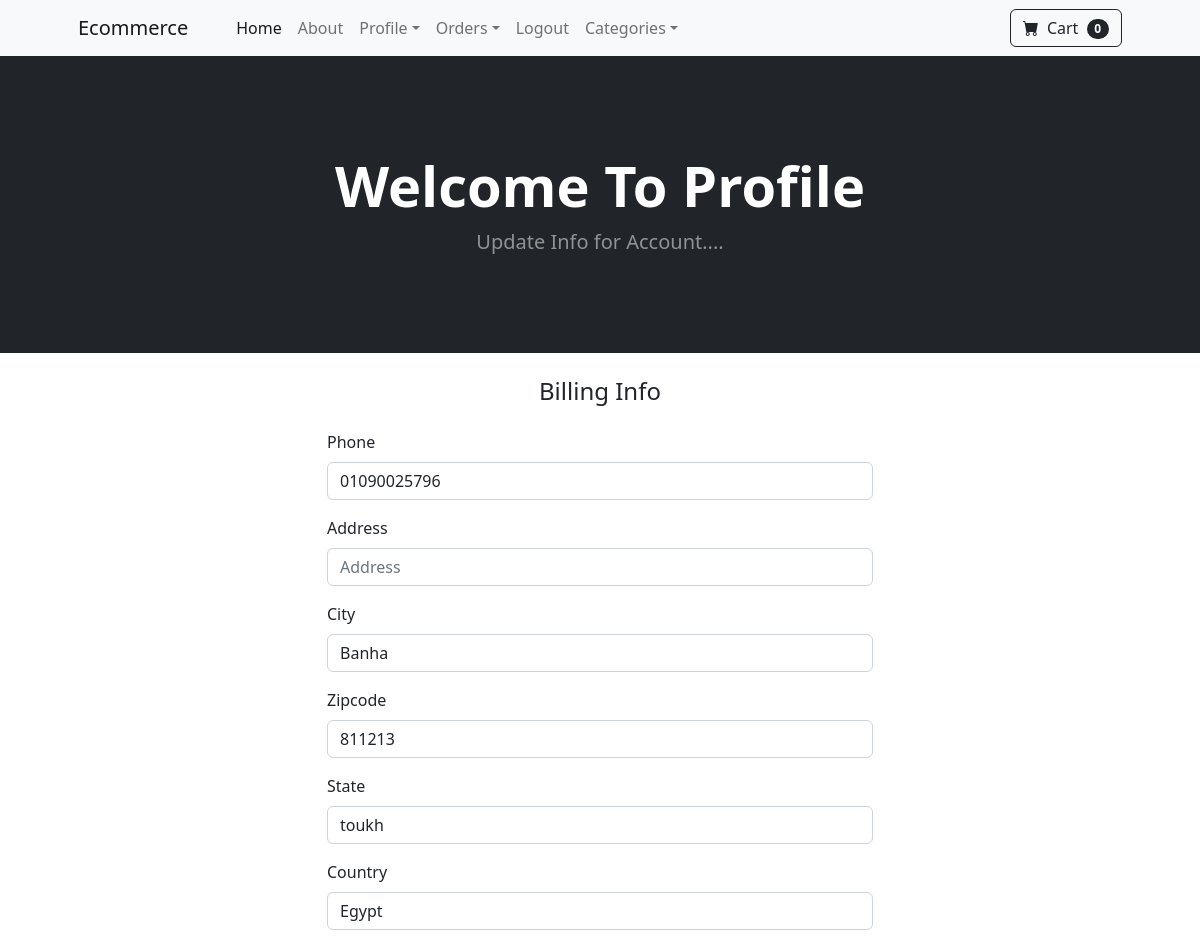
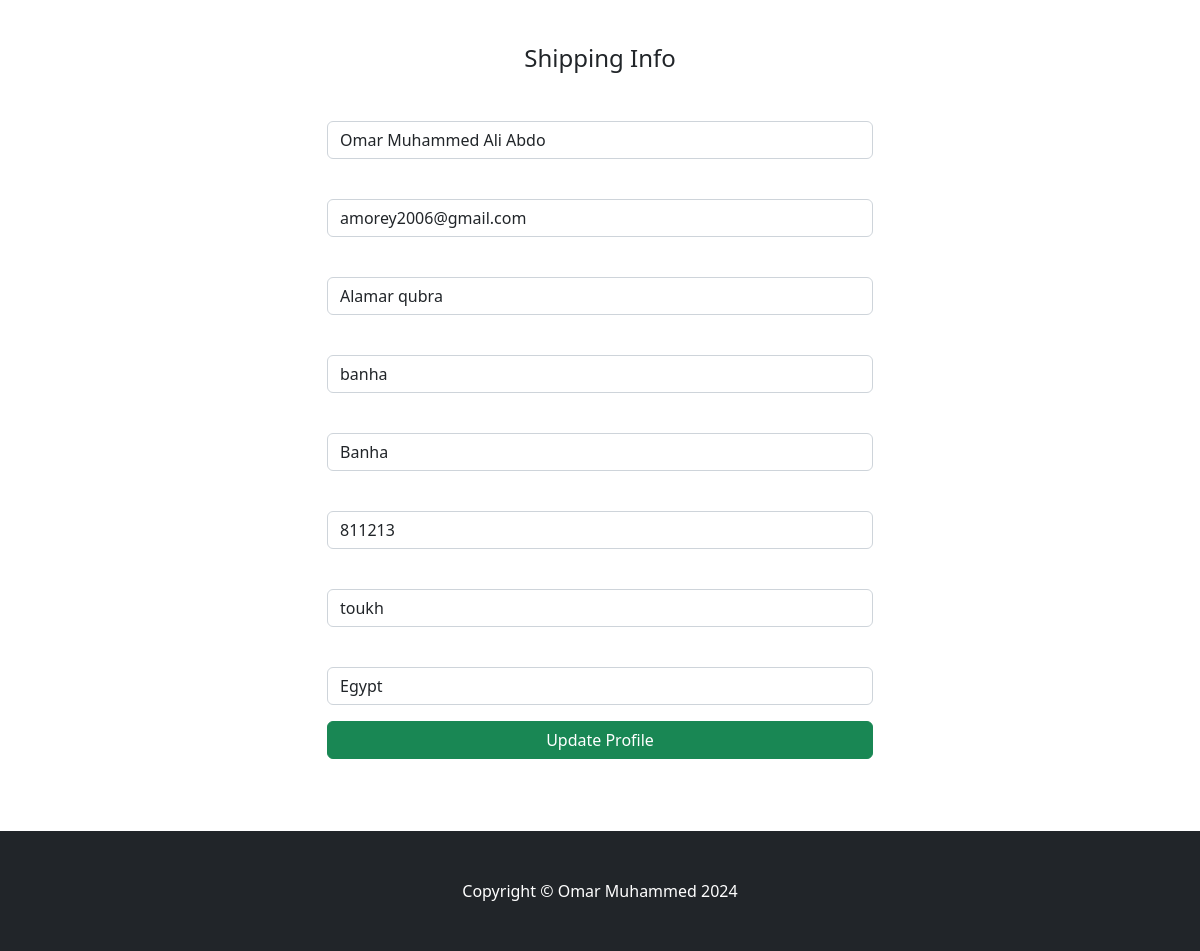
The page /update_info/ (signed in) on the database its author committed (2 pictures, top to bottom).
### store/models.py (models this page shows, shortened)
class CustomerProfile(models.Model):
    user = models.OneToOneField(User, max_length=50, on_delete= models.CASCADE)
    date_modefied = models.DateTimeField(User, auto_now=True)
    phone = models.CharField(max_length=20, blank=True)
    address = models.CharField(max_length=200, blank=True)
    city = models.CharField(max_length=50, blank=True)
    zipcode = models.CharField(max_length=20, blank=True)
    state = models.CharField(max_length=50, blank=True)
    country = models.CharField(max_length=50, blank=True)
    old_cart = models.CharField(max_length=50, blank=True, null=True)

### payment/models.py (models this page shows, shortened)
class ShippingAdderss(models.Model):
    user = models.ForeignKey(User, on_delete=models.CASCADE)
    full_name = models.CharField(max_length=100)
    email = models.EmailField(max_length=254)
    address1 = models.CharField(max_length=250)
    address2 = models.CharField(max_length=250, blank=True)
    city = models.CharField(max_length=50, blank=True)
    zipcode = models.CharField(max_length=20, blank=True)
    state = models.CharField(max_length=50, blank=True)
    country = models.CharField(max_length=50)
    class Meta:
      verbose_name_plural = 'Shipping Adderss'

### store/views.py (the view)
# urls.py: path('update_info/',views.update_info,name='update_info'),
@login_required
def update_info(request) :
    user = CustomerProfile.objects.get(user__id = request.user.id)
    shipping_user =ShippingAdderss.objects.get(user__id=request.user.id)
    if request.method == 'POST':
        form = UserInfoForm(request.POST,instance=user)
        shipping_form = ShippingInfoForm(request.POST,instance=shipping_user)
        if form.is_valid() or shipping_form.is_valid() :
            form.save()
            shipping_form.save()
            messages.success(request,'You have been Updated Profile Info Succussfully !')
            return redirect('home')
    else:
        shipping_form = ShippingInfoForm(instance=shipping_user)
        form = UserInfoForm(instance=user)
    return render(request,'update_info.html',{'form':form,
                                               'shipping_form':shipping_form
                                              })

### store/forms.py
class UserInfoForm(forms.ModelForm):
    class Meta :
        model = CustomerProfile
        fields = '__all__'
        exclude = ['user', 'date_modefied','old_cart']

### cart/cart.py (called while the page is built)
    def __len__(self):
        return len(self.cart)

### cart/context_processors.py (called while the page is built)
def cart(request):
    return {'cart':Cart(request)}

### store/templates/update_info.html (shortened to what this page needs)
{% extends "base.html" %}
{% load static %}
{% block content %}
{% load django_bootstrap5 %}
<header class="bg-dark py-5">
  <div class="container px-4 px-lg-5 my-5">
    <div class="text-center text-white">
      <h1 class="display-4 fw-bolder">Welcome To Profile</h1>
      <p class="lead fw-normal text-white-50 mb-0">
        Update Info for  Account....
      </p>
    </div>
  </div>
</header>
<div class="container full-height d-flex flex-column justify-content-center">
  <div class="row justify-content-center">
    <div class="col-md-6">
      <br />
      <form method="POST" action="{% url 'update_info' %}">
        <h4 class="text-center mb-4"> Billing Info</h4>
        {% bootstrap_form form %}
        <br /><br />
        <h4 class="text-center mb-4"> Shipping Info</h4>
        {% bootstrap_form shipping_form %}
        <button type="submit" class="btn btn-success w-100 ">Update Profile</button>
        <br /><br /><br /><br />
      </form>
    </div>
  </div>
</div>
{% endblock %}

### rows shown on the page
CustomerProfile: phone "01090025796", city "Banha", zipcode "811213", state "toukh", country "Egypt"
ShippingAdderss: full_name "Omar Muhammed Ali Abdo", email "amorey2006@gmail.com", address1 "Alamar qubra", address2 "banha", city "Banha", zipcode "811213", state "toukh", country "Egypt"

### other values the page prints
{{ cart|length }} "0"
